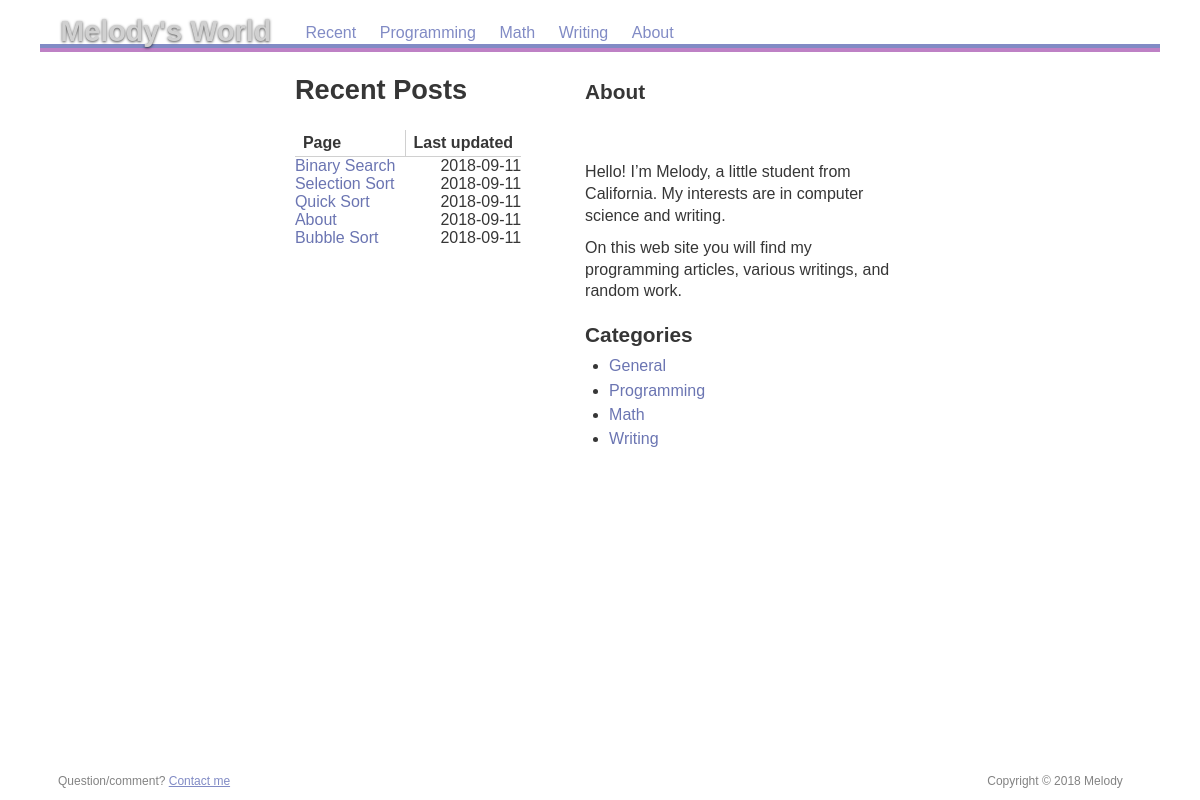
Page /recent on the committed database.
### app/models.py (models this page shows, shortened)
class Post(db.Model):
    __tablename__ = "posts"
    id = db.Column(db.Integer, primary_key=True)
    title = db.Column(db.String, nullable=False)
    slug = db.Column(db.String(255), nullable=False)
    body  = db.Column(db.String,unique=True, nullable=False)
    created_on = db.Column(db.DateTime(), default=datetime.utcnow)
    updated_on = db.Column(db.DateTime(), default=datetime.utcnow, onupdate=datetime.utcnow)
    category_id = db.Column(db.Integer, db.ForeignKey('categories.id'))

### app/__init__.py (the view)
@app.route("/recent")
def recent():
    results = []
    posts_qry = db.session.query(Post)
    articles = posts_qry.all()
    if not articles:
        flash('No posts found!')
        return redirect('/')
    else:
        return render_template('recent.html', posts = articles)

### app/templates/recent.html (shortened to what this page needs)
{% extends "base.html" %}
{% block content %}
<div id="maintable">
	<div>
	<h1>Recent Posts</h1>
	<table id="recentpages">
		<thead>
			<tr>
				<th>Page</th>
				<th>Last updated</th>
			</tr>
		</thead>
		<tbody>
		 {% for post in posts %}
		 <tr><td><a href="/page/{{post.slug}}">{{post.title}}</a></td><td><time>{{post.updated_on.strftime('%Y-%m-%d') }}</time></td></tr>
		 {% endfor %}
		</tbody>
	</table>
</div>
<div>
	<h2>About</h2>
 <br>
  <br>
		<p>Hello! I’m Melody, a little student from California. My interests are in computer science and writing.</p>
		<p>On this web site you will find my programming articles, various writings, and random work.</p>
		<section id="categories">
			<h2>Categories</h2>
			<ul>
				<li><a href="/category/general">General</a></li>
				<li><a href="/category/programming">Programming</a></li>
				<li><a href="/category/math">Math</a></li>
				<li><a href="/category/writing">Writing</a></li>
			</ul>
		</section>
	</div>
</div>
 {% endblock %}

### app/static/res/css/common.css (style rules this page uses)
html { margin: 0; padding: 0; border: none; text-indent: 0; tab-size: 4; -moz-tab-size: 4; }
body, h1, h2, h3, p, pre, blockquote, hr, ul, ol, li, dl, dt, dd, table, thead, tbody, tfoot, tr, th, td, img, object, iframe, abbr { margin: 0; padding: 0; border: none; background: transparent; font-size: inherit; font-weight: inherit; line-height: inherit; text-indent: inherit; }
header, nav, article, section, footer { display: block; }
time { display: inline; }
article table { display: block; }
article td, article th { vertical-align: top; }

### app/static/res/css/screen.css (style rules this page uses)
html { height: 100%; background-color: #ffffff; background-repeat: repeat; background-size: 41.7em; font-family: "Avenir LT Std", sans-serif; color: #000000; }
body { max-width: 70em; min-height: 100%; margin-left: auto; margin-right: auto; display: flex; flex-direction: column; }
article h1 { margin-top: 0.8em; margin-bottom: 0.8em; text-align: left; font-size: 170%; font-weight: bold; }
article h2 { margin-top: 1.0em; margin-bottom: 0.5em; font-size: 130%; font-weight: bold; }
article p { max-width: 35em; margin: 0.7em 0em; line-height: 1.35; }
article ul { margin: 0.5em 0em 1.0em; }
article li { margin: 0.4em 0em 0.4em 1.5em; }
article table { margin: 1.5em 0em; border-collapse: collapse; }
article td, article th { padding: 0.25em 0.5em; border: 1px solid #D0D0D0; }
article th { font-weight: bold; text-align: center; }
article a:link { color: #6B75B2; }

### app/static/res/css/print.css (style rules this page uses)
html { font-family: "Times New Roman", serif; max-width: 60em; margin-left: auto; margin-right: auto; }
h1, h2, h3 { font-family: "Avenir LT Std", sans-serif; }
h1 { margin-top: 1.0em; margin-bottom: 1.0em; text-align: center; font-size: 140%; font-weight: bold; }
h2 { margin-top: 1.5em; margin-bottom: 0.8em; font-size: 120%; font-weight: bold; }
p { max-width: 35em; margin: 0.8em 0em; text-align: justify; line-height: 1.2; hyphens: auto; }
ul { margin: 0.5em 0em 1.0em; }
li { margin: 0.5em 0em 0.5em 1.5em; }
table { margin: 1.5em 0em; border-collapse: collapse; }
td, th { padding: 0.3em 0.5em; border: 1px solid #808080; }

### app/templates/recent.html (style rules this page uses)
article a { text-decoration: none; }
@media (min-width: 600px) { #maintable { display: table; margin: 0 auto; } }
@media (min-width: 600px) { #maintable > div { display: table-cell; } }
@media (min-width: 600px) { #maintable > div:nth-child(2) { max-width: 20em; padding-left: 4em; } }
#recentpages { display: table; margin-left: auto; margin-right: auto; }
#recentpages td, #recentpages th { border: none; }
#recentpages th:nth-child(1) { text-align: left; border-right : 1px solid #D0D0D0; border-bottom: 1px solid #D0D0D0; }
#recentpages th:nth-child(2) { text-align: right; border-left : 1px solid #D0D0D0; border-bottom: 1px solid #D0D0D0; }
#recentpages td { padding: 0em; vertical-align: middle; }
#recentpages td:nth-child(2) { text-align: right; font-size: 100%; }
#recentpages a { padding: 0.3em 0.6em 0.3em 0em; text-decoration: none; }

### rows in the picture
Post: title "Binary Search", updated_on "2018-09-11"
Post: title "Selection Sort", updated_on "2018-09-11"
Post: title "Quick Sort", updated_on "2018-09-11"
Post: title "About", updated_on "2018-09-11"
Post: title "Bubble Sort", updated_on "2018-09-11"
